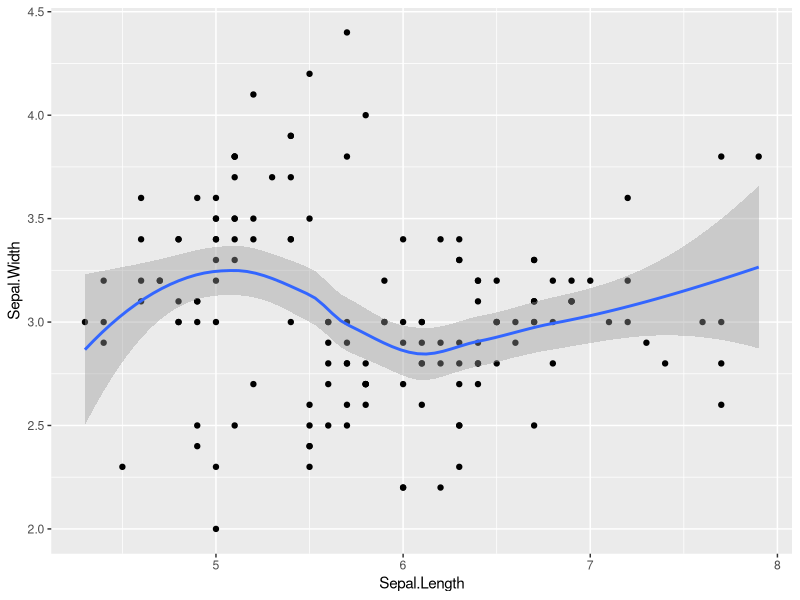
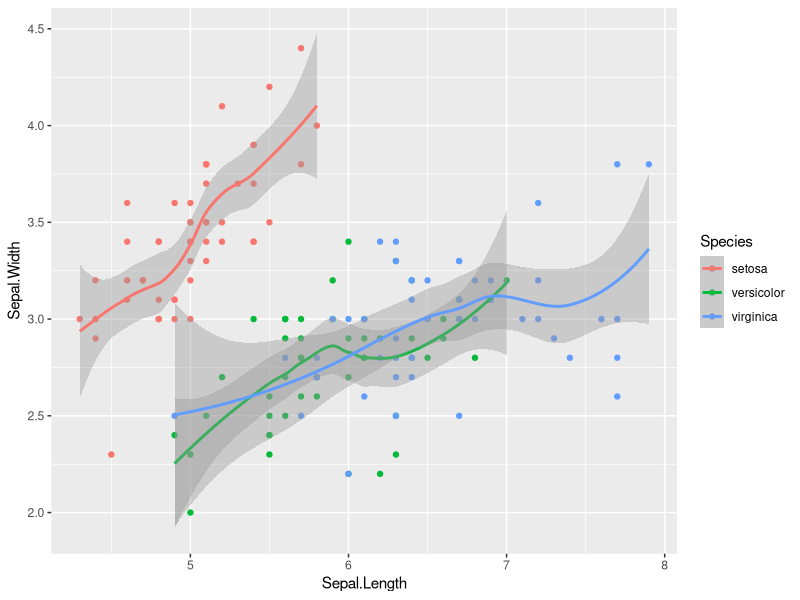

These charts were generated, in order, by the following R code:
# Install packages
#renv::install(c("tidyverse", "ggpubr"))

library(tidyverse)
library(ggpubr)


head(iris)

#plot
ggplot(iris, aes(x = Sepal.Length, y = Sepal.Width)) +
  geom_point() +
  geom_smooth()

#plot per species
ggplot(iris, aes(x = Sepal.Length, y = Sepal.Width, color = Species)) +
  geom_point() +
  geom_smooth()
